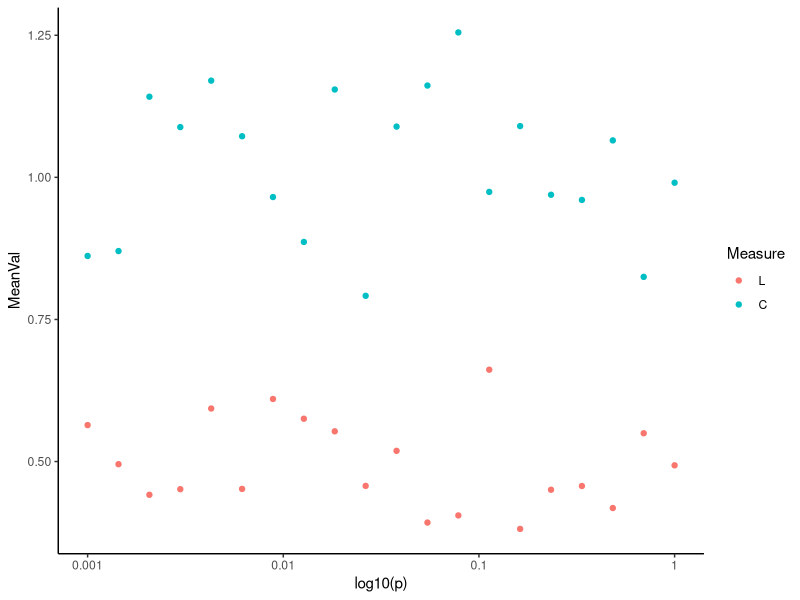

Recreate this plot in R.
## ---- chunk 1
library(dplyr)
library(forcats)
library(ggplot2)
library(tibble)
## ---- chunk 2

# Create a vector of 20 rewiring probabilities that are
# evenly-spaced on a logarithmic scale from 1/1000 to 1
# using the built-in R function, `seq`.
rewire_probs <- 10^seq(-3.0, 0.0, length.out = 20)

# Set number of networks to generate for each rewire probability.
N_samples <- 20

# Create a column called "Measure" to indicate which of the
# two measures, "L" and "C", the "Value" column corresponds to.
Measure <- as_factor(
  c(rep("L", N_samples*length(rewire_probs)),
    rep("C", N_samples*length(rewire_probs)))
)

# Need to repeat probabilities over N_samples times number of Measures (2).
rewire_probs_col <- rep(rewire_probs, N_samples*2)

# Make fake values drawn from a uniform distribution over (0, 1) for L and (0, 2)
# for C.
N_probs <- length(rewire_probs)
fake_values <- c(runif(N_samples*N_probs), 2*runif(N_samples*N_probs))

fake_smallworld <- tibble(p = rewire_probs_col,
                          Measure = Measure,
                          Value = fake_values)

fake_smallworld_means <- 
  group_by(fake_smallworld, p, Measure) %>%
  summarize(MeanVal = mean(Value))

ggplot(fake_smallworld_means, aes(x=log10(p), y=MeanVal, color=Measure)) + 
  geom_point() + theme_classic() + 
  scale_x_continuous(breaks = c(-3, -2, -1, 0), 
                     labels=c(0.001, 0.01, 0.1, 1.0))
